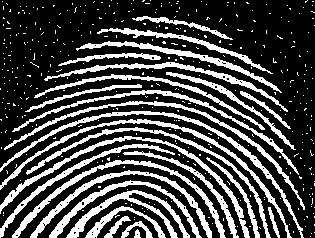
#> input picture 8/noisy_fingerprint.tif, 315 x 238 px
$ python pil.py   (Python 2 division)
#> lines starting #> are read from the running program, lines starting #| are printed output that depends on the picture; after the words box and inside, x2 and y2 are one past the last pixel; in counts of white or black regions, pixels touching at a corner belong together
#import Image
from PIL import Image
import numpy as np

# Create and return a new image of size (w, h) from the given linear array of pixels
def new_image(pixels, w, h):
    image = Image.new('1', [w, h])
    data = image.load()
    for x in xrange(w):
        for y in xrange(h):
            data[x, y] = pixels[y*w+x]
    return image

image = Image.open('noisy_fingerprint.tif') # open colour image
#> image is the input picture: PIL image 315x238 1; 28.5% white; 414 white regions (387 under 20 px), largest, box (x1, y1, x2, y2) and area: (0, 111, 304, 238) 1388, (0, 136, 250, 238) 1372, (0, 119, 292, 238) 1337
image = image.convert('1') # convert image to black and white

M, N = image.size
#> M = 315; N = 238
print M, N
#| 315 238

data = np.array(image.getdata()).reshape((M, N))
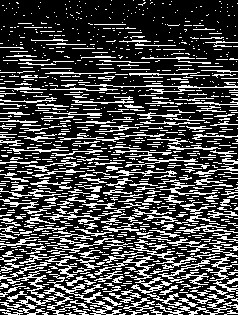
#> data: shape (315, 238) int64; 28.5% white in thin lines or dots

print data
#> (printed output is left out)

new_img = new_image(data.ravel(), M, N)
#> in new_image, `image = Image.new('1', [w, h])`: image: PIL image 315x238 1; every value is 0
#> (the run stopped early here; a loop or call above may not have finished)
